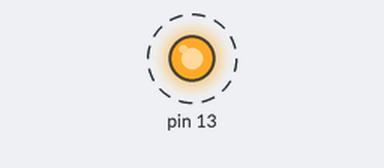
The sketch below on a simulated Arduino Uno, built for the host (arithmetic inside an expression is 32-bit, double 64-bit). On the bench: output pins drawn as LEDs (lit = HIGH). Dashed ring = blinking. What the sketch prints to the serial monitor is not drawn.

Above: at 0.5 s.
Timing chart, 0 to 3.4 s (numbered marks = the images above):
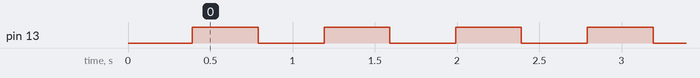

The sketch:

sketch_asm.ino
```cpp
#include "testasm.h"

void setup() {
  // put your setup code here, to run once
  Serial.begin(9600);

  Serial.println("testasm TESTS BELOW");
  Serial.println("The testasm  of 255 and 1 is: ");
  Serial.println(testasm(255, 1));
  Serial.println("The testasm  of 1 and 255 is: ");
  Serial.println(testasm(1, 255));
  Serial.println("The testasm  of 255 and 255 is: ");
  Serial.println(testasm(255, 255));
  Serial.println("The testasm  of 2 and 3 is: ");
  Serial.println(testasm(2, 3));
  Serial.println("The testasm  of 3 and 2 is: ");
  Serial.println(testasm(3, 2));
  Serial.println("The testasm  of 10 and 10 is: ");
  Serial.println(testasm(10, 10));

  Serial.println("sumval TESTS BELOW");
  Serial.println("The sum  of 255 and 1 is: ");
  Serial.println(sumval(255, 1));


  Serial.println("diffval TESTS BELOW");
  Serial.println("The absolute difference  of 255 and 1 is: ");
  Serial.println(diffval(255, 1));
  Serial.println("The absolute difference  of 1 and 255 is: ");
  Serial.println(diffval(1, 255));
  Serial.println("The absolute difference  of 2 and 2 is: ");
  Serial.println(diffval(2, 2));
  pinMode (13, OUTPUT);
}

void loop() {
  // put your main code here, to run repeatedly:
  digitalWrite (13, HIGH);
  delay(400);
  digitalWrite (13, LOW);
  delay(400);
}
```

testasm.cpp
```cpp
#include "testasm.h"

__attribute__((used))
unsigned int sumval(unsigned char a, unsigned char b) {
  unsigned int out;

  asm volatile (R"(

   rjmp start_of_assembly_sumval

   .data
   ; any data values/static storage can go here

   .text

start_of_assembly_sumval:
   ; Your assembly language program goes here
   ;
   ; For this example, your program must not modify any registers other than
   ; r24 and r25. In other words, save and restore all the registers that
   ; are modified by your code.

   ; Tell the compiler to move the arguments a, b into registers
   ; r24, r25 respectively
   ;
   mov r24,%1
   mov r25,%2
   ;
   ;  --- YOUR CODE GOES HERE ---
   ;       r24 = a, r25 = b
   ;
   add r24, r25
   clr r25
   adc r25, r25

   ;rjmp end_of_assembly_sumval
   ;
   ;  --- YOUR CODE ENDS ---
   ;      The result must be in the register pair r25:r24
   ;      You can also rjmp to the label end_of_assembly if you need to.
   ;
end_of_assembly_sumval:
   ; -- move r25:r24 to the 16-bit word in variable out
   movw %0,r24

)" : "=w" (out)  /* out is %0, and a 16-bit variable that is modified
        by the assembly language */
   : "r" (a), "r" (b)  /* a is %1, b is %2, both are register-sized
        variables */
   : "r25", "r24");   /* r24, r25 are modified by this assembly
       language fragment */

  return out;
}


/* the attribute "used" tells the compiler to not inline this function */
__attribute__((used))
unsigned int diffval(unsigned char a, unsigned char b) {
  unsigned int out;

  asm volatile (R"(

   rjmp start_of_assembly_diffval

   .data
   ; any data values/static storage can go here

   .text

start_of_assembly_diffval:
   ; Your assembly language program goes here

   ; Tell the compiler to move the arguments a, b into registers
   ; r24, r25 respectively
   ;
   mov r24,%1
   mov r25,%2
   ;
   ;  --- YOUR CODE GOES HERE ---
   ;       r24 = a, r25 = b
   ;
   cp r25, r24
   brcc nocarry
   ; r24 >= r25
   sub r24, r25
   clr r25
   rjmp end_of_assembly_diffval

nocarry:
   ; r25 > r24
   sub r25, r24
   mov r24, r25
   clr r25


   rjmp end_of_assembly_diffval
   ;
   ;  --- YOUR CODE ENDS ---
   ;      The result must be in the register pair r25:r24
   ;      You can also rjmp to the label end_of_assembly if you need to.
   ;
end_of_assembly_diffval:
   ; -- move r25:r24 to the 16-bit word in variable out
   movw %0,r24

)" : "=w" (out)  /* out is %0, and a 16-bit variable that is modified
        by the assembly language */
   : "r" (a), "r" (b)  /* a is %1, b is %2, both are register-sized
        variables */
   : "r25", "r24");   /* r24, r25 are modified by this assembly
       language fragment */

  return out;
}


/* the attribute "used" tells the compiler to not inline this function */
__attribute__((used))
unsigned int testasm(unsigned char a, unsigned char b) {
  unsigned int out;

  asm volatile (R"(

   rjmp start_of_assembly_testasm

   .data
   ; any data values/static storage can go here

   .text

start_of_assembly_testasm:
   ; Your assembly language program goes here

   ; Tell the compiler to move the arguments a, b into registers
   ; r24, r25 respectively
   ;
   mov r24,%1
   mov r25,%2
   ;
   ;
   ;  ------ CODE FOR testasm BELOW ------

   ; save our args for the subsequent calls
   push 25
   push 24
   call sumval

   ;save the output into safe registers
   mov r22, r24
   mov r23, r25

   ;get our args back for diffval
   pop 24
   pop 25
   call diffval

   ; add our results into r24:r25 and return from testasm
   add r24, r22
   adc r25, r23
   rjmp end_of_assembly_testasm

   ;  ------ CODE FOR testasm ABOVE ------
   ;
   ;


   ;
   ;  ------ CODE FOR SUMVAL BELOW ------
   ;       r24 = a, r25 = b
   ;
sumval:
   ; we assume r24 and r25 include our args
   ; we add them, and since the function may return an int
   ; we have to use up both registers to store result (overflow)
   add r24, r25
   clr r25
   adc r25, r25
   ; after we have the result, it is at desired location, so we return
   ret

   ;  ------ CODE FOR SUMVAL ABOVE ------


   ;  ------ CODE FOR DIFFVAL BELOW ------

   ;
   ; we have two possible executions: a > b or b >= a
   ; for this we use a compare and a jump to seperate the two
   ; the result is always in r24 (subtraction is safe here, no overflows and such)
   ; and we clear r25 since there should be nothing there for an int type
   ; only one ret call is executed
   ;
diffval:
   cp r25, r24
   brcc no_carry
   ; r24 >= r25
   sub r24, r25
   clr r25
   ret
no_carry:
   ; r25 > r24
   sub r25, r24
   mov r24, r25
   clr r25
   ret

   ;  ------ CODE FOR DIFFVAL ABOVE ------


   ;
   ;  --- YOUR CODE ENDS ---
   ;      The result must be in the register pair r25:r24
   ;      You can also rjmp to the label end_of_assembly if you need to.
   ;


end_of_assembly_testasm:
   ; -- move r25:r24 to the 16-bit word in variable out
   movw %0,r24

)" : "=w" (out)  /* out is %0, and a 16-bit variable that is modified
		    by the assembly language */
   : "r" (a), "r" (b)  /* a is %1, b is %2, both are register-sized
			  variables */
   : "r25", "r24");   /* r24, r25 are modified by this assembly
			 language fragment */

  return out;
}
```

testasm.h
```cpp
unsigned int sumval(unsigned char a, unsigned char b);
unsigned int diffval(unsigned char a, unsigned char b);
unsigned int testasm(unsigned char a, unsigned char b);
```

Measured:
- by itself, pin 13: alternates HIGH for 0.40 s and LOW for 0.40 s
